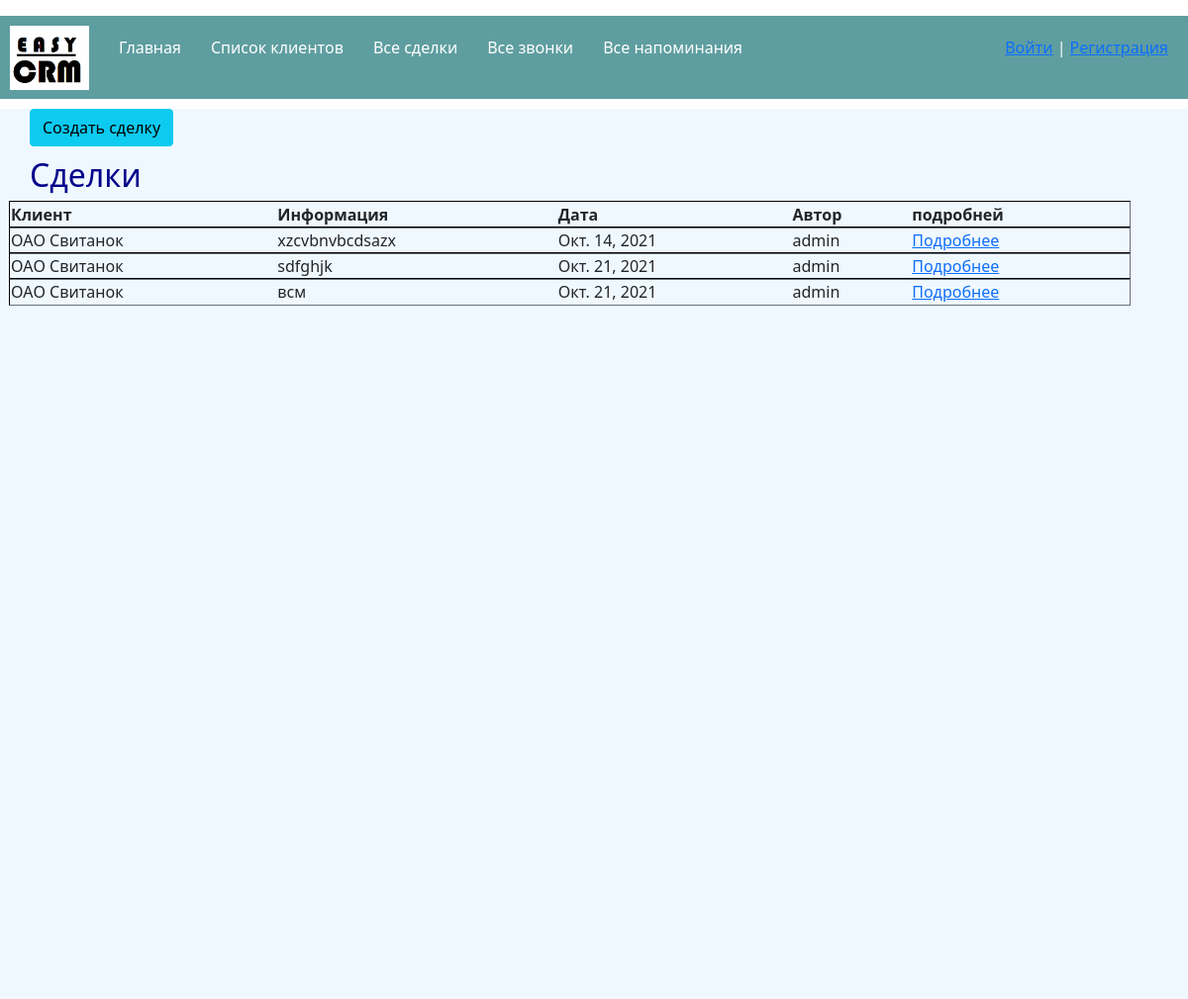
Before: /list_deals with the older database file.
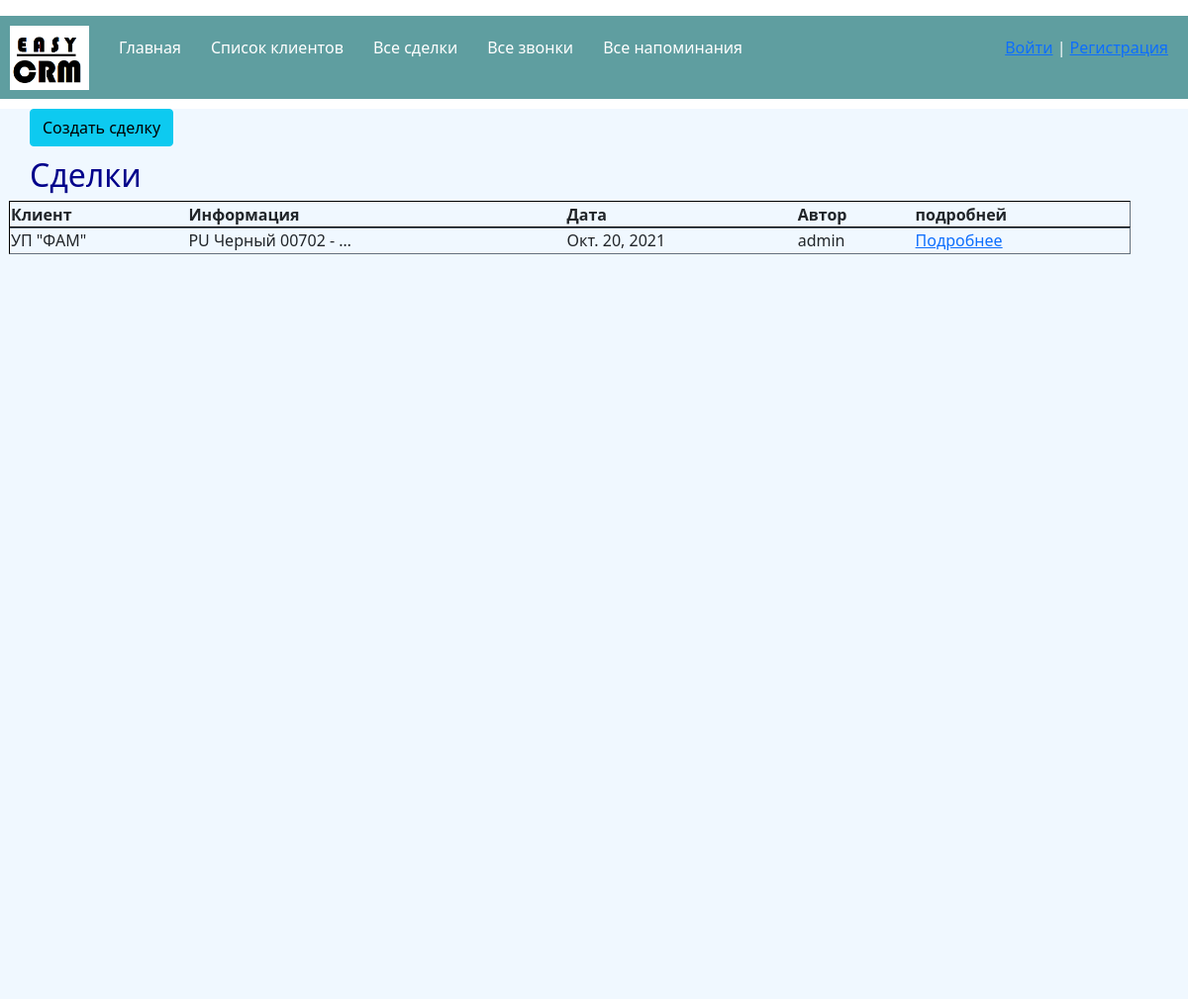
After: the same page with the newer database file.
### crm/models.py (models this page shows, shortened)
class Deal(models.Model):
    client = models.ForeignKey(Client, related_name='deals', on_delete=models.CASCADE)
    commentary = models.TextField('Сделка')
    publish = models.DateField('Дата создания')
    author = models.ForeignKey(User, on_delete=models.CASCADE)

class Client(models.Model):
    client_name = models.CharField('Название клиента', max_length=100)
    lpr = models.CharField('ФИО ЛПР-а', max_length=150)
    position = models.CharField('Должность', max_length=100)
    tel_number = models.CharField('Телефон', max_length=100)
    email = models.EmailField('Е-мэил', blank=True)
    adress = models.CharField('Адрес', max_length=255)
    commentary = models.TextField('Коментарии')
    publish = models.DateTimeField('Дата создания', default=timezone.now)
    author = models.ForeignKey(User, on_delete=models.CASCADE,
                               related_name='user_clients')
    def __str__(self):
        return self.client_name

### crm/views.py (the view)
# urls.py: path('list_deals', views.list_deals, name='list_deals'),
def list_deals(request):
    deals = models.Deal.objects.order_by('publish')
    return render(request, 'crm/list_deals.html', {'deals': deals})

### crm/templates/crm/list_deals.html (shortened to what this page needs)
{% extends 'crm/base_two.html' %}
{% block content  %}
    <ul1>
    <a href="{% url 'create_deal' %}"><li><button class="btn btn-info" type="submit">Создать сделку</button></li></a>
    </ul1>
    <br>
    <br>
    <h2> Сделки </h2>
        <table class="table2">
    <tbody>
    <tr class="line">
        <th>Клиент</th>
        <th>Информация</th>
        <th>Дата</th>
        <th>Автор</th>
        <th>подробней</th>
    </tr>
    {% for el in deals %}
        <tr class="line">
            <td>{{ el.client }}</td>
            <td>{{ el.commentary | truncatewords:4}}</td>
            <td>{{ el.publish }}</td>
            <td>{{ el.author }}</td>
            <td><a href="{% url 'detailed_deal' el.id %}"> Подробнее </a></td>
        </tr>
    {% endfor %}
    </tbody>
    </table>
{% endblock %}

Changed rows visible on the page:
removed Deal: client "ОАО Свитанок", commentary "xzcvbnvbcdsazx", publish "Окт. 14, 2021", author "admin"
removed Deal: client "ОАО Свитанок", commentary "sdfghjk", publish "Окт. 21, 2021", author "admin"
removed Deal: client "ОАО Свитанок", commentary "всм", publish "Окт. 21, 2021", author "admin"
added Deal: client "УП \"ФАМ\"", commentary "PU Черный 00702 - …", publish "Окт. 20, 2021", author "admin"
